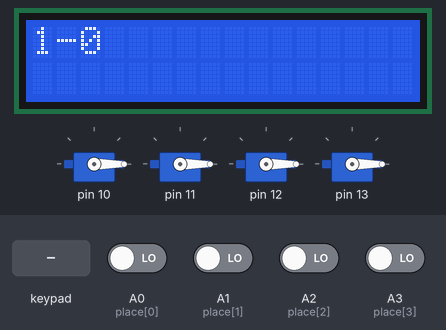
Simulated run of this sketch. Board: Arduino Uno, built with avr-gcc and run on an emulated ATmega328P. On the bench: 4 × servo, 16×2 character LCD. The inputs (shaded band) are chosen by the test bench; at power-on: A0 (place[0]), A1 (place[1]), A2 (place[2]), A3 (place[3]) LOW. What the sketch prints to the serial monitor is not drawn.

Above: at 12.7 s.
12.8 s: A0 (place[0]) driven HIGH
At 13.9 s:
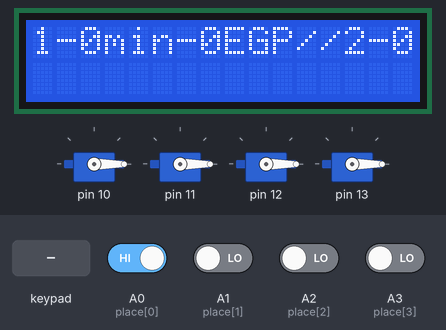
17.6 s: key '1' pressed
At 25.6 s:
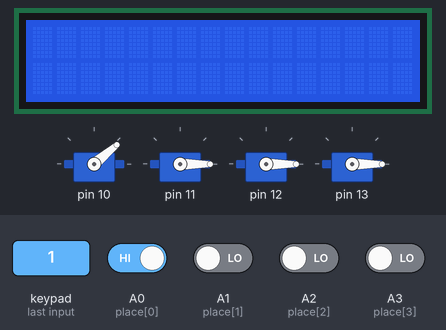
28.1 s: A2 (place[2]) driven HIGH
32.6 s: A1 (place[1]) driven HIGH
36.8 s: A3 (place[3]) driven HIGH
At 44.7 s:
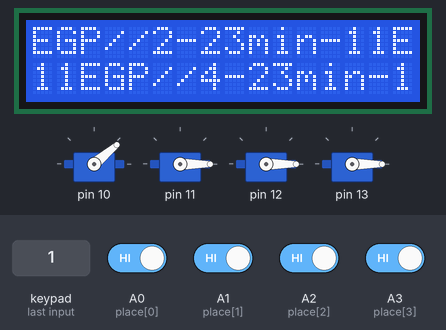
54.0 s: keypad keys 2 5 pressed 0.4 s apart
At 73.4 s:
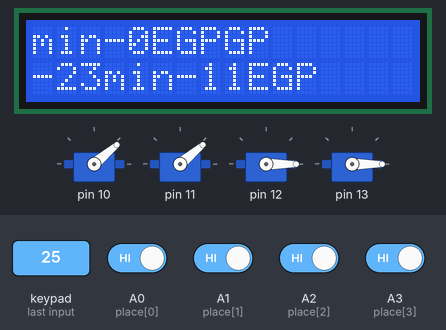
Timing chart, 0 to 74.9 s (numbered marks = the images above; inputs shaded):
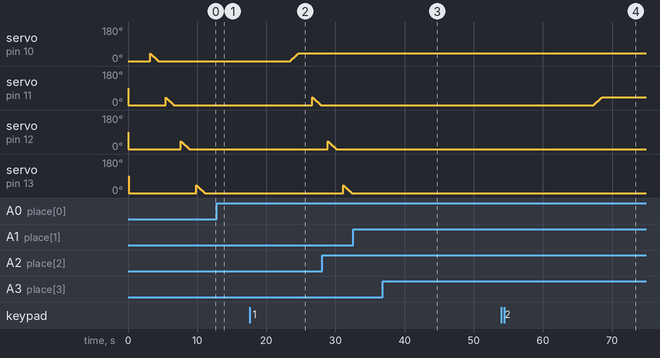

Measured:
- after the input at 17.6 s, servo on pin 10: moves from 0° to 40° over 1.2 s, starting after 5.9 s; servo on pin 12: stops changing and stays 0°; servo on pin 13: stays 0° (without the input it goes to 40° after 10.3 s)
- after the input at 36.8 s, servo on pin 13: stops changing and stays 0°
- after the input at 54.0 s, servo on pin 11: moves from 0° to 40° over 1.2 s, starting after 13.3 s
- what the display in image 1 shows lasts 1.0 s, from 13.1 s to 14.1 s
- what the display in image 3 shows lasts 5.2 s, from 43.5 s to 48.7 s

The sketch:

cost7.ino
```cpp
#include <LiquidCrystal.h>
LiquidCrystal lcd(2, 3, 4, 5, 6, 7);
 // Creates an LCD object. Parameters: (rs, enable, d4, d5, d6, d7)


#include <Keypad.h>
const byte ROWS = 4;
const byte COLS = 4;
char hexaKeys[ROWS][COLS] = {
  {'1', '2', '3', 'A'},
  {'4', '5', '6', 'B'},
  {'7', '8', '9', 'C'},
  {'*', '0', '#', 'D'}
};
byte rowPins[ROWS] = {6, 7,};
byte colPins[COLS] = {8, 9,};
Keypad newkeypad = Keypad(makeKeymap(hexaKeys), rowPins, colPins, ROWS, COLS);

#include <Servo.h>
Servo servo[4];
int i;
int timecar[4]= {0,0,0,0};
int cost[4]= {0,0,0,0};
int pos[4];
int start[4];

// sensor ir
const int place[]={A0,A1,A2,A3};
byte val[4];

unsigned long millistime;


void setup() {
  for(int r=0;r<4;r++)
     {pinMode(place[r], INPUT);}
 // imp tip : i do not know how to get pins for servo so this is fake pins and need edit before burn ...
  servo[0].attach(10);
  servo[1].attach(11);
  servo[2].attach(12);
  servo[3].attach(13);

  servo[0].write(0);delay(30);
  servo[1].write(0);delay(30);
  servo[2].write(0);delay(30);
  servo[3].write(0);delay(30);

  Serial.begin(9600);
  lcd.begin(16,2);
  lcd.print("Calculate Budget Of Parking ");
  delay(3000);
  lcd.clear();
  lcd.setCursor(0, 0);
}


void loop() {

 for (int c=0; c<4; c++) {
  val[c]=digitalRead(place[c]);
 }


millistime = millis()/1000 ;

 for (int x=0; x<4; x++) {
  if(val[x]==0){
    closeServo(x);
    if (!start[x]){
    start[x] = millistime ;
    }
 Serial.println("start");
 Serial.println(start[x]);


    timecar[x] = millistime -  start[x] ; //time by min and min equal  5 s to be more faster
    cost[x] = timecar[x]/2 ; //cost of min by egp as hour equal 30 egp


         }
}
//first row print

lcd.setCursor(0, 0);
lcd.print("1-");
lcd.print(timecar[0]); //prints time since program started
   delay(1000);
lcd.print("min-");
lcd.print(cost[0]);
lcd.print("EGP//");
lcd.print("2-");
lcd.print(timecar[1]); //prints time since program started
   delay(1000);
lcd.print("min-");
lcd.print(cost[1]);
lcd.print("EGP");


//second row print

lcd.setCursor(0, 1);
lcd.print("3-");
lcd.print(timecar[2]); //prints time since program started
   delay(1000);
lcd.print("min-");
lcd.print(cost[2]);
lcd.print("EGP//");
lcd.print("4-");
lcd.print(timecar[3]); //prints time since program started
   delay(1000);
lcd.print("min-");
lcd.print(cost[3]);
lcd.print("EGP");

  // scroll 13 positions (string length) to the left
  // to move it offscreen left:
  for (int positionCounter = 0; positionCounter < 13; positionCounter++) {
    // scroll one position left:
    lcd.scrollDisplayLeft();
    // wait a bit:
    delay(150);
  }

  // scroll 29 positions (string length + display length) to the right
  // to move it offscreen right:
  for (int positionCounter = 0; positionCounter < 29; positionCounter++) {
    // scroll one position right:
    lcd.scrollDisplayRight();
    // wait a bit:
    delay(150);
  }
// delay at the end of the full loop:

delay(1000);


// for keypad click to open one parking place .. and print number in serial com

  char key = newkeypad.getKey();
  if (key) {
   Serial.println(key);
  }

  if (key == '1') {
  openServo(0);
  }
  else if (key == '2') {
    openServo(1);
  }
  else if (key == '3') {
   openServo(2);
  }
  else if (key == '4') {
   openServo(3);
  }


}

void openServo(int i)
{

  for (pos[i] = 0; pos[i]  <= 40; pos[i]  += 1) { servo[i].write(pos[i]);delay(30);}
    delay(2000);

    timecar[i] = 0;
    cost[i] = 0;
    start[i] = !start[i];
}

void closeServo(int x)
{
  for (pos[x] = 40; pos[x] >= 0; pos[x] -= 1) { servo[x].write(pos[x]);delay(30);}
    delay(1000);
}
```
